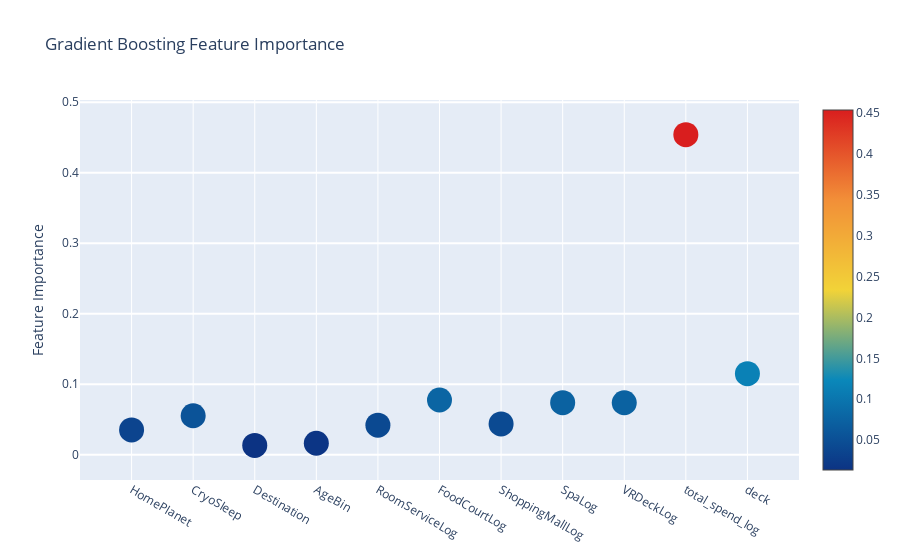

Notebook code for this chart:
### Code cell
# Scatter plot 
trace = go.Scatter(
    y = feature_dataframe['Gradient Boost feature importances'].values,
    x = feature_dataframe['features'].values,
    mode='markers',
    marker=dict(
        sizemode = 'diameter',
        sizeref = 1,
        size = 25,
#       size= feature_dataframe['AdaBoost feature importances'].values,
        #color = np.random.randn(500), #set color equal to a variable
        color = feature_dataframe['Gradient Boost feature importances'].values,
        colorscale='Portland',
        showscale=True
    ),
    text = feature_dataframe['features'].values
)
data = [trace]

layout= go.Layout(
    autosize= True,
    title= 'Gradient Boosting Feature Importance',
    hovermode= 'closest',
#     xaxis= dict(
#         title= 'Pop',
#         ticklen= 5,
#         zeroline= False,
#         gridwidth= 2,
#     ),
    yaxis=dict(
        title= 'Feature Importance',
        ticklen= 5,
        gridwidth= 2
    ),
    showlegend= False
)
fig = go.Figure(data=data, layout=layout)
py.iplot(fig,filename='scatter2010')

### Figure 1 — Plotly figure (JSON) as saved in the notebook; plotly's stock layout.template omitted (floating-point values rounded to 4 significant figures)
{"data": [{"marker": {"color": [0.03516, 0.05529, 0.0133, 0.01631, 0.04191, 0.07768, 0.04371, 0.07383, 0.07372, 0.454, 0.115], "colorscale": [[0, "rgb(12,51,131)"], [0.25, "rgb(10,136,186)"], [0.5, "rgb(242,211,56)"], [0.75, "rgb(242,143,56)"], [1, "rgb(217,30,30)"]], "showscale": true, "size": 25, "sizemode": "diameter", "sizeref": 1}, "mode": "markers", "text": ["HomePlanet", "CryoSleep", "Destination", "AgeBin", "RoomServiceLog", "FoodCourtLog", "ShoppingMallLog", "SpaLog", "VRDeckLog", "total_spend_log", "deck"], "type": "scatter", "x": ["HomePlanet", "CryoSleep", "Destination", "AgeBin", "RoomServiceLog", "FoodCourtLog", "ShoppingMallLog", "SpaLog", "VRDeckLog", "total_spend_log", "deck"], "y": [0.03516, 0.05529, 0.0133, 0.01631, 0.04191, 0.07768, 0.04371, 0.07383, 0.07372, 0.454, 0.115]}], "layout": {"autosize": true, "hovermode": "closest", "showlegend": false, "title": {"text": "Gradient Boosting Feature Importance"}, "yaxis": {"gridwidth": 2, "ticklen": 5, "title": {"text": "Feature Importance"}}}}
